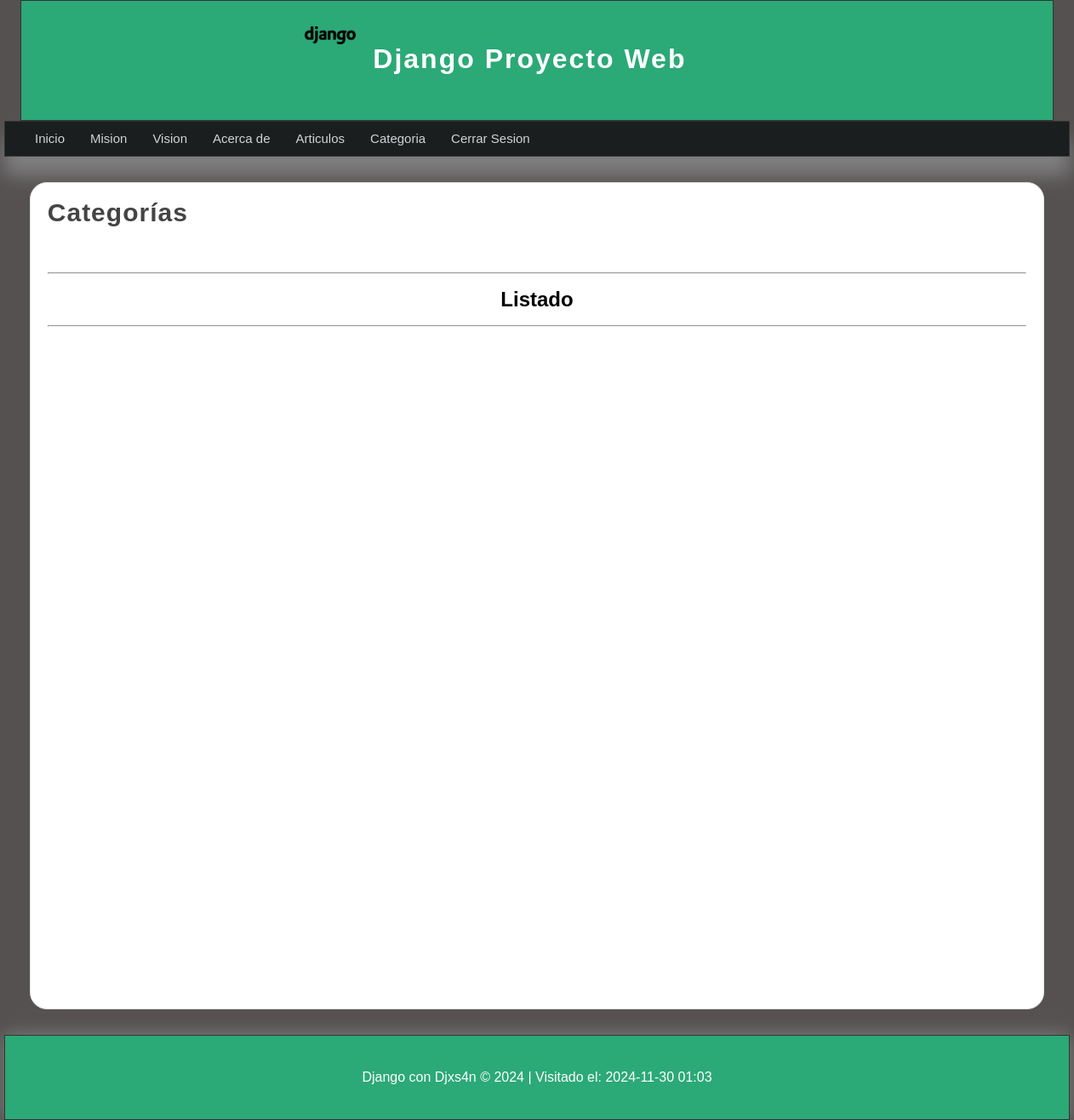
The app's page /categorias/ (signed in), older data.
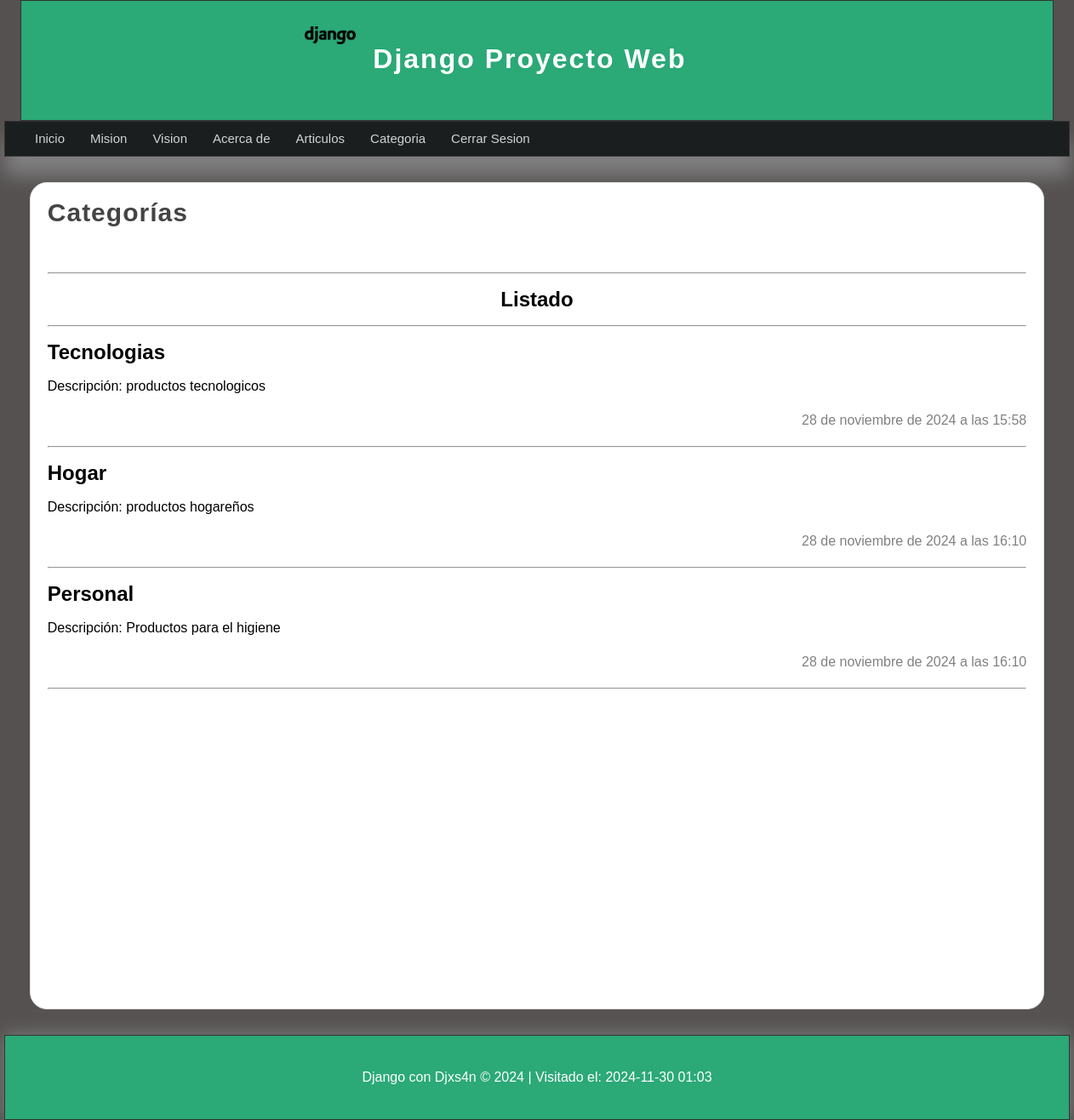
The same page, newer data.
### articulos/models.py (models this page shows, shortened)
class Category(models.Model):
    name=models.CharField(max_length=100,verbose_name='Nombre')
    description=models.CharField(max_length=255,verbose_name='Descripcion')
    created_at=models.DateTimeField(auto_now_add=True,verbose_name='Creado el')
    updated_at=models.DateTimeField(auto_now=True,verbose_name="Actualizado el ")
    class Meta:
        verbose_name="Categoria"
        verbose_name_plural="Categorias"

### articulos/views.py (the view)
# urls.py: path('categorias/', views.categorias, name='categorias'),
@login_required(login_url='inicio')
def categorias(request):
    categorias = Category.objects.all()
    return render(request, 'categorias/categorias.html', {
        'title':'Categorías',
        'categorias': categorias,
    })

### articulos/templates/categorias/categorias.html (shortened to what this page needs)
{% extends "layouts/layouts.html" %}
{% block content %}
    <h1 class="title">{{title}}</h1>
    <hr>
    <h1 align="center">Listado</h1> <hr>
    {% for categoria in categorias %}
        <article class="article-item">
            <div class="data">
                <h2>{{categoria.name}}</h2>
                <p>Descripción: {{categoria.description}}</p>
                <span class="date">
                    {{categoria.created_at}}
                </span>
                <hr>
                </div>
        </article>
    {% endfor %}
{% endblock %}

### mainapp/templates/layouts/layouts.html (shortened to what this page needs)
{% load static %}
<!DOCTYPE html>
<html lang="es">
<head>
    <link rel="stylesheet" href="{% static 'css/estilos.css' %}" type="text/css">
</head>
<body>
    <header>
        <div id="logotipo">
            <img src="{% static "img/django-logo.png" %}" alt="Imagen Django" title="Django">
            <h1>Django Proyecto Web</h1>
        </div>
    </header>
    <nav>
        <ul>
            <li><a href="{% url "inicio" %}" >Inicio</a></li>
            {% if user.email %}
            <li><a href="{% url "mision" %}">Mision</a></li>
            <li><a href="{% url "vision" %}">Vision</a></li>
            <li><a href="{% url "acercade" %}">Acerca de</a></li>
            <li><a href="{% url "articulos" %}">Articulos</a></li>
            <li><a href="{% url "categorias" %}">Categoria</a></li>
            <li><a href="{% url "logout" %}">Cerrar Sesion</a></li>
            {% else %}
            <li><a href="{% url "registro" %}">Registro</a></li>
            <li><a href="{% url "iniciosesion" %}">Inicio de Sesion</a></li>
            {% endif %}
        </ul>
    </nav>
    <section id="content">
        <div class="box">
            {% block content %}{% endblock content %}
        </div>
    </section>
    <footer>
        <p>Django con Djxs4n &copy; 2024 | Visitado el: {% now "Y-m-d H:i" %}</p>
    </footer>
</body>
</html>

### mainapp/Static/Css/estilos.css (style rules this page uses)
* { margin: 0px; padding: 0px; font-family: sans-serif; text-decoration: none; }
p,h1,h2 { margin-top: 20px; margin-bottom: 20px; }
ul,ol { margin-left: 20px; }
body { background-color: #555151; }
header { width: 1212px; height: 140px; background-color: #2ba977; border: 1px solid #333; margin: 0px auto; }
#logotipo { width: 45%; height: 130px; margin: 0 auto; padding-top: 10px; }
#logotipo img { display: block; width: 60px; float: left; margin-top: 20px; }
#logotipo h1 { display: block; float: left; letter-spacing: 2px; margin-top: 40px; margin-left: 20px; font-weight: bolder; color: white; }
nav { width: 1250px; height: 40px; background-color: #1b1e1f; border: 1px solid #333333; margin:0 auto; box-shadow: 0px 22px 22px gray; font-size: 15px; }
nav > ul { text-decoration: none; list-style: none; }
nav > ul > li { line-height: 40px; float: left; }
nav > ul > li > a { color:#d1d4d6; display: block; padding-left: 15px; padding-right: 15px; }
.title { color:#444; letter-spacing: 1px; font-size: 30px; margin-bottom: 10px; margin-top: 5px; }
.date { display: block; margin-top: 20px; margin-bottom: 20px; color: gray;; text-align: right; }
#content { width: 1211px; min-height:930px ; margin: 0 auto; margin-top: 30px; margin-bottom: 30px; text-align: justify; line-height: 20px; }
.box { background-color: white; width: 95%; min-height: 930px; padding: 20px; border: 1px solid #ddd; border-radius: 20px; margin: 0 auto; }
.title { color: #444; letter-spacing: 1px; font-size: 30px; padding-bottom: 50px; margin-bottom: 10px; margin-top: 5px; }
footer { width: 1250px; background-color: #2ba977; border: 1px solid #333; color: white; text-align: center; padding-top: 20px; padding-bottom: 20px; box-shadow: 0px 0px 20px gray; margin: 0 auto; }

Row changes from the older to the newer data that the page shows:
added Category: name "Tecnologias", description "productos tecnologicos", created_at "28 de noviembre de 2024 a las 15:58"
added Category: name "Hogar", description "productos hogareños", created_at "28 de noviembre de 2024 a las 16:10"
added Category: name "Personal", description "Productos para el higiene", created_at "28 de noviembre de 2024 a las 16:10"
